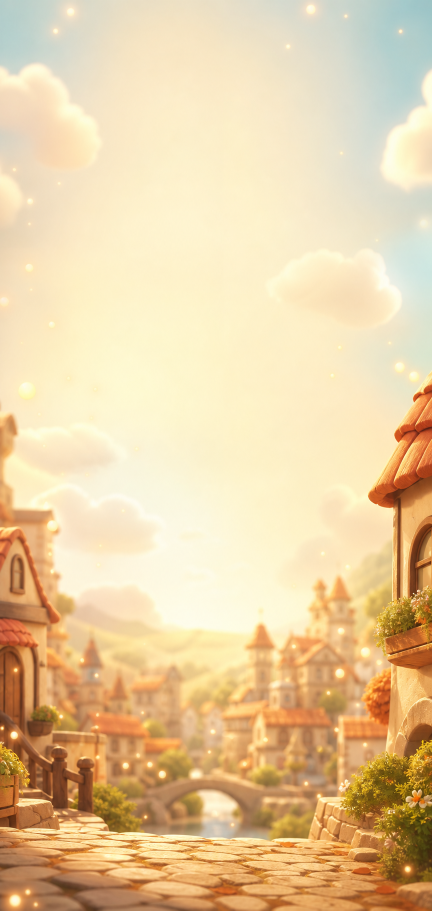
#> input picture app-store/assets/promo-town-bg.png, 864 x 1821 px (shown at 1/2 size)
$ python -i process_maneko_assets.py   (imports and definitions only)
#> lines starting #> are read from the running program, lines starting #| are printed output that depends on the picture
"""Prepare generated Maneko Town artwork for the web client.

The source sheets are intentionally kept outside the repository in Codex's
generated-images directory. Pass them explicitly so this script remains
reusable when the artwork is regenerated.
"""

from __future__ import annotations

import argparse
from pathlib import Path

from PIL import Image


# [9 lines left out: function crop_equal_panels, not called in this run]


def chroma_distance(pixel: tuple[int, int, int]) -> int:
    red, green, blue = pixel
    return green - max(red, blue)


# [76 lines left out: functions crop_characters, crop_pose_characters, crop_tab_scenes, not called in this run]


def crop_home_scenes(source: Path, output_dir: Path) -> None:
#> called with source = '../app-store/assets/promo-town-bg.png', output_dir = 'out.png'
    sheet = Image.open(source).convert("RGB")
#> sheet is the input picture: PIL image 864x1821 RGB; mean R, G, B 230.8, 204.4, 161.9
    cell_width = sheet.width // 2
#> cell_width = 432
    cell_height = sheet.height // 3
#> cell_height = 607
    for index in range(5):
        column = index % 2
        row = index // 2
        left = column * cell_width + (2 if column else 0)
        top = row * cell_height + (2 if row else 0)
        right = (column + 1) * cell_width - (2 if column == 0 else 0)
        bottom = (row + 1) * cell_height - (2 if row < 2 else 0)
        scene = sheet.crop((left, top, right, bottom))

        # The generator returns square panels, while the app canvas is close to
        # 9:19. Keep the full town composition in the upper half and extend only
        # the foreground road. Using CSS `cover` here would crop the buildings
        # that make each stage readable.
        scene = scene.resize((512, 512), Image.Resampling.LANCZOS)
        portrait = Image.new("RGB", (512, 1070))
        portrait.paste(scene, (0, 0))
        road = scene.crop((0, 300, 512, 512)).resize((512, 600), Image.Resampling.LANCZOS)
        portrait.paste(road, (0, 470))
        for y in range(42):
            source_row = scene.crop((0, 470 + y, 512, 471 + y))
            road_row = portrait.crop((0, 470 + y, 512, 471 + y))
            blend = Image.blend(source_row, road_row, y / 41)
            portrait.paste(blend, (0, 470 + y))
        portrait.save(output_dir / f"home-stage-{index}.webp", "WEBP", quality=89, method=6)
#> this loop made 1 pass
#> pass 1, in crop_home_scenes, `scene = sheet.crop((left, top, right, bottom))`:
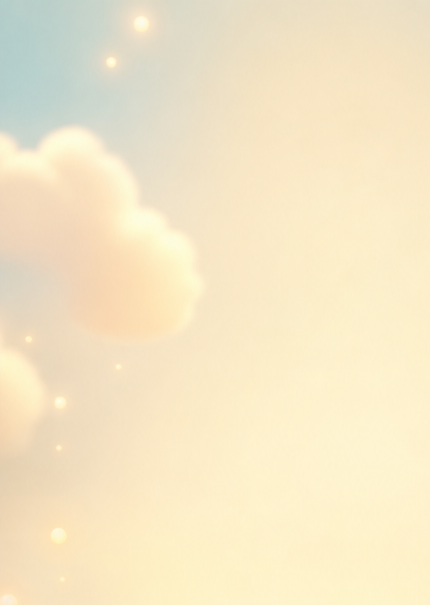
#> scene: PIL image 430x605 RGB; mean R, G, B 244, 230.4, 198.1
#> pass 1, in crop_home_scenes, `scene = scene.resize((512, 512), Image.Resampling.LANCZOS)`:
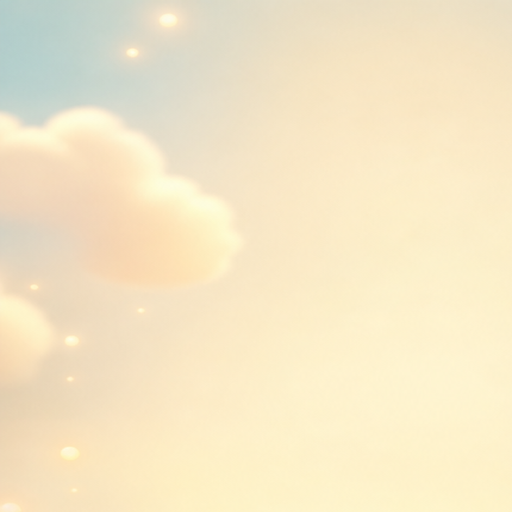
#> scene: PIL image 512x512 RGB; mean R, G, B 244, 230.4, 198.1
#> pass 1, in crop_home_scenes, `road = scene.crop((0, 300, 512, 512)).resize((512, 600), Image.Resampl..`:
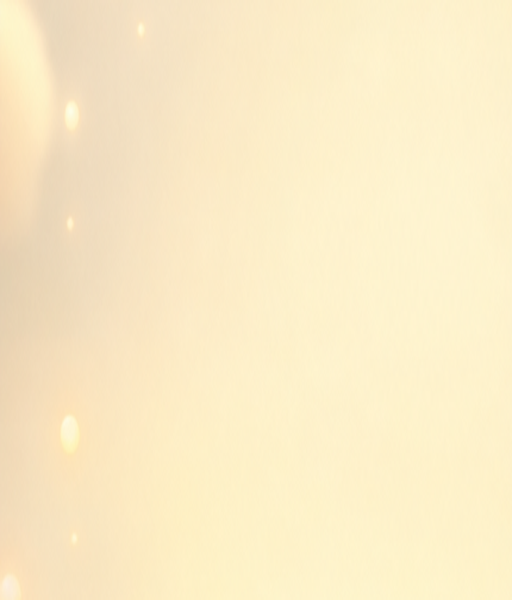
#> road: PIL image 512x600 RGB; mean R, G, B 250.5, 235.3, 198.5
#> after the loop:
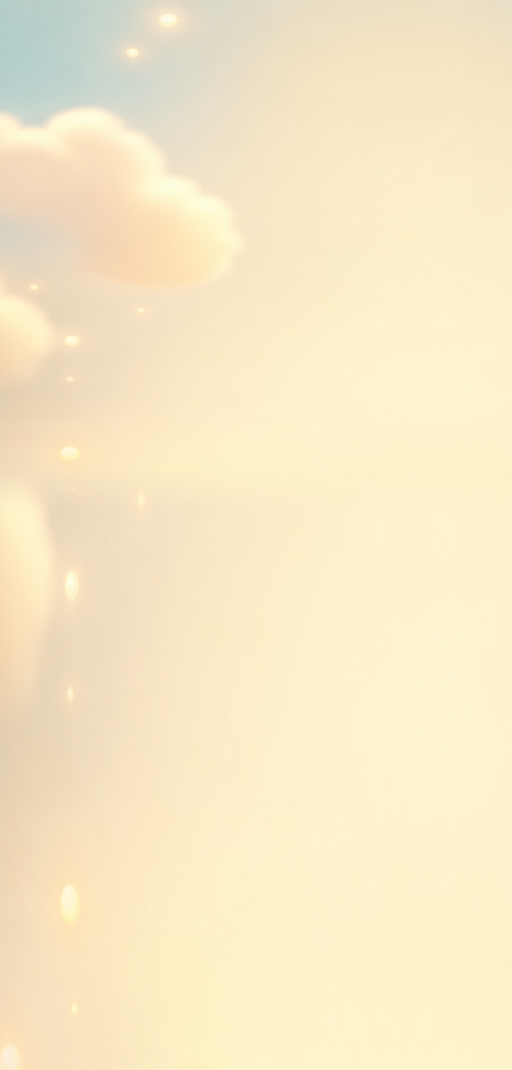
#> portrait: PIL image 512x1070 RGB; mean R, G, B 247.4, 232.9, 198.3


# [114 lines left out: functions crop_icon_sheet, normalize_individual_icon, main, not called in this run]


# [2 lines not run here, left out]

#> (the run stopped early here; a loop or call above may not have finished)
